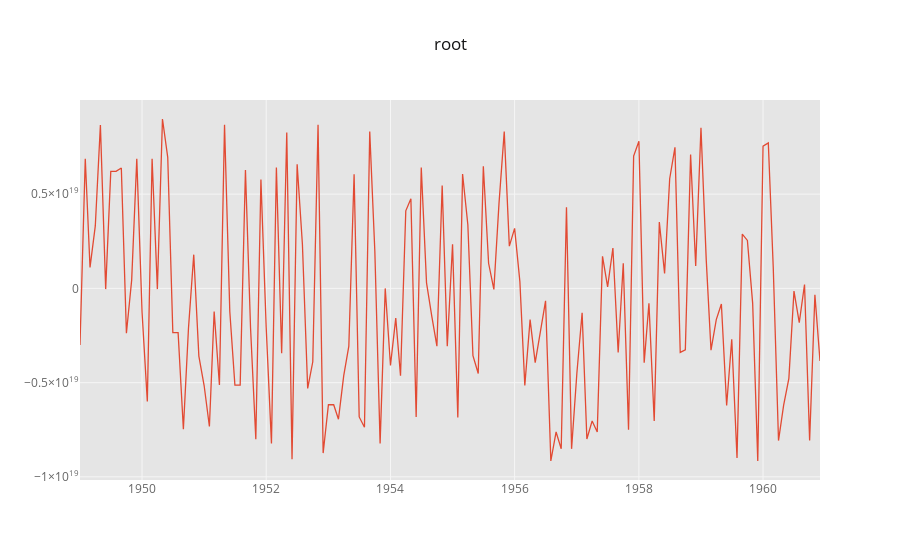
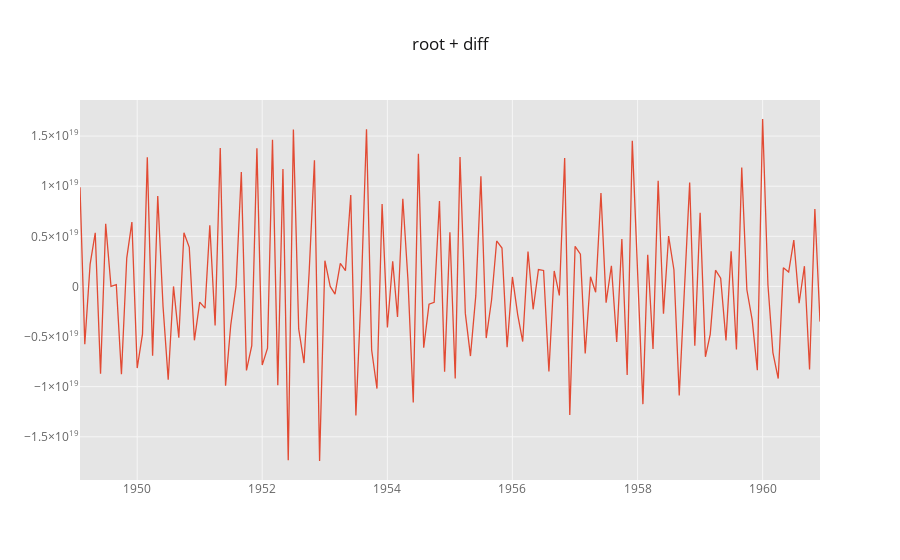

Here is the notebook cell these charts were saved with, in order:
### Markdown cell above
### power + diff

### Code cell
n=1
df['#Passengers_pow'] = np.power(df['#Passengers'],10)
df['#Passengers_pow_diff'] = df['#Passengers_pow'] - df['#Passengers_pow'].shift(n)
df['#Passengers_pow'].dropna().iplot(title='root')
df['#Passengers_pow_diff'].dropna().iplot(title='root + diff')

### Figure 1 — Plotly figure (JSON) as saved in the notebook; plotly's stock layout.template omitted (floating-point values rounded to 4 significant figures; data arrays with more than 128 entries replaced by an {"elided": "..."} marker saying what was removed)
{"data": [{"line": {"color": "rgba(226, 74, 51, 1.0)", "dash": "solid", "shape": "linear", "width": 1.3}, "mode": "lines", "name": "#Passengers_pow", "text": "", "type": "scatter", "uid": "9a2783fe-445e-47bf-9dea-832784da37fd", "x": {"elided": "144 str values"}, "y": {"elided": "144 int values"}}], "layout": {"legend": {"bgcolor": "#FFFFFF", "font": {"color": "#666666"}}, "paper_bgcolor": "#FFFFFF", "plot_bgcolor": "#E5E5E5", "title": {"font": {"color": "#151516"}, "text": "root"}, "xaxis": {"gridcolor": "#F6F6F6", "showgrid": true, "tickfont": {"color": "#666666"}, "title": {"font": {"color": "#666666"}, "text": ""}, "zerolinecolor": "#F6F6F6"}, "yaxis": {"gridcolor": "#F6F6F6", "showgrid": true, "tickfont": {"color": "#666666"}, "title": {"font": {"color": "#666666"}, "text": ""}, "zerolinecolor": "#F6F6F6"}}}

### Figure 2 — Plotly figure (JSON) as saved in the notebook; plotly's stock layout.template omitted (floating-point values rounded to 4 significant figures; data arrays with more than 128 entries replaced by an {"elided": "..."} marker saying what was removed)
{"data": [{"line": {"color": "rgba(226, 74, 51, 1.0)", "dash": "solid", "shape": "linear", "width": 1.3}, "mode": "lines", "name": "#Passengers_pow_diff", "text": "", "type": "scatter", "uid": "4c8cd491-0ba8-4718-bb5b-4345b70a93ba", "x": {"elided": "143 str values"}, "y": {"elided": "143 int values"}}], "layout": {"legend": {"bgcolor": "#FFFFFF", "font": {"color": "#666666"}}, "paper_bgcolor": "#FFFFFF", "plot_bgcolor": "#E5E5E5", "title": {"font": {"color": "#151516"}, "text": "root + diff"}, "xaxis": {"gridcolor": "#F6F6F6", "showgrid": true, "tickfont": {"color": "#666666"}, "title": {"font": {"color": "#666666"}, "text": ""}, "zerolinecolor": "#F6F6F6"}, "yaxis": {"gridcolor": "#F6F6F6", "showgrid": true, "tickfont": {"color": "#666666"}, "title": {"font": {"color": "#666666"}, "text": ""}, "zerolinecolor": "#F6F6F6"}}}
